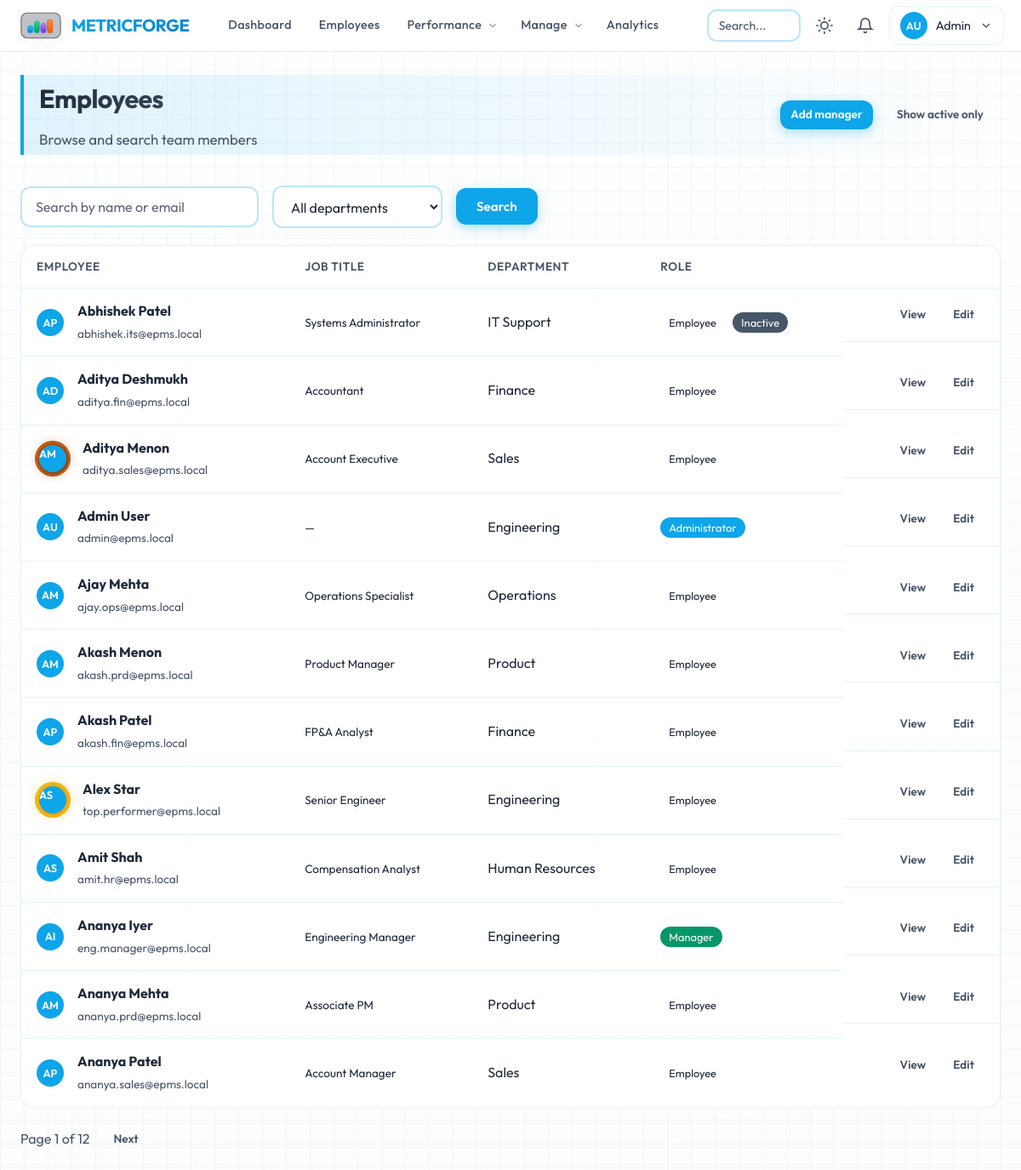
The app's page /employees/?inactive=1 (signed in) with its own data.
### app/models/user.py (models this page shows, shortened)
class User(UserMixin, db.Model):
    __tablename__ = "users"
    id = db.Column(db.Integer, primary_key=True)
    email = db.Column(db.String(120), unique=True, nullable=False, index=True)
    username = db.Column(db.String(80), unique=True, nullable=False, index=True)
    password_hash = db.Column(db.String(256), nullable=False)
    first_name = db.Column(db.String(80), nullable=False)
    last_name = db.Column(db.String(80), nullable=False)
    avatar_url = db.Column(db.String(256), nullable=True)
    role = db.Column(db.String(20), nullable=False, default=Role.EMPLOYEE)
    department_id = db.Column(db.Integer, db.ForeignKey("departments.id"), nullable=True)
    manager_id = db.Column(db.Integer, db.ForeignKey("users.id"), nullable=True)
    job_title = db.Column(db.String(120), nullable=True)
    phone = db.Column(db.String(24), nullable=True)
    is_active = db.Column(db.Boolean, default=True, nullable=False)
    created_at = db.Column(db.DateTime, default=datetime.utcnow)
    updated_at = db.Column(db.DateTime, default=datetime.utcnow, onupdate=datetime.utcnow)
    last_login = db.Column(db.DateTime, nullable=True)
    department = db.relationship("Department", foreign_keys=[department_id], backref=db.backref("members", lazy="dynamic"))
    manager = db.relationship("User", remote_side=[id], backref=db.backref("direct_reports", lazy="dynamic"))
    @property
    def full_name(self):
        return f"{self.first_name} {self.last_name}"
    def is_admin(self):
        return self.role == Role.ADMIN
    def is_manager(self):
        return self.role in (Role.ADMIN, Role.MANAGER)
    def can_manage_user(self, other):
        if other is None:
            return False
        if self.is_admin():
            return True

### app/models/department.py (models this page shows, shortened)
class Department(db.Model):
    __tablename__ = "departments"
    id = db.Column(db.Integer, primary_key=True)
    name = db.Column(db.String(120), nullable=False, unique=True)
    code = db.Column(db.String(20), nullable=True, unique=True)
    description = db.Column(db.Text, nullable=True)
    image_url = db.Column(db.String(255), nullable=True)
    head_id = db.Column(db.Integer, db.ForeignKey("users.id"), nullable=True)
    created_at = db.Column(db.DateTime, default=db.func.now())
    updated_at = db.Column(db.DateTime, default=db.func.now(), onupdate=db.func.now())
    head = db.relationship("User", foreign_keys=[head_id], backref=db.backref("headed_departments", lazy="dynamic"))

### app/routes/employees.py (the view, shortened to what this page needs)
@employees_bp.route("/")
@login_required
def index():
    q = request.args.get("q", "").strip()
    dept_id = request.args.get("department", type=int)
    page = request.args.get("page", 1, type=int)
    include_inactive = current_user.is_admin() and request.args.get("inactive") == "1"
    query = User.query
    if not include_inactive:
        query = query.filter_by(is_active=True)
    if not current_user.is_admin():
        query = query.filter(User.role != Role.ADMIN)
    if not current_user.is_admin() and current_user.department_id is not None:
        query = query.filter(User.department_id == current_user.department_id)
        dept_id = current_user.department_id  # ignore URL dept filter for non-admin
    if dept_id:
        query = query.filter(User.department_id == dept_id)
    query = query.order_by(User.first_name, User.last_name)
    pagination = query.paginate(page=page, per_page=12)
    if current_user.is_admin():
        departments = Department.query.order_by(Department.name).all()
    else:
        departments = [current_user.department] if current_user.department else []
    return render_template(
        "employees/index.html",
        pagination=pagination,
        departments=departments,
        q=q,
        dept_id=dept_id,
        include_inactive=include_inactive,
    )

### app/utils/performance.py (called while the page is built)
def _clamp(value: Optional[float], minimum: float = 0.0, maximum: float = 100.0) -> Optional[float]:
    if value is None:
        return None
    return max(minimum, min(maximum, float(value)))

def compute_user_latest_score(
    user_id: int,
    months: int = 3,
    start_date: Optional[datetime] = None,
    end_date: Optional[datetime] = None,
) -> Optional[float]:
    from datetime import timedelta
    if end_date is None:
        end_date = datetime.utcnow()
    if start_date is None:
        start_date = end_date - timedelta(days=months * 31)
    series = compute_user_performance_series(
        user_id=user_id,
        start_date=start_date,
        end_date=end_date,
        max_points=months,
    )
    if not series:
        return None
    scores = [s for _, s in series]
    return round(sum(scores) / len(scores), 1)

### app/utils/rankings.py (called while the page is built)
def get_employees_with_scores(
    department_id: Optional[int] = None,
    months: int = RANKING_MONTHS,
) -> List[Tuple[User, float]]:
    query = User.query.filter(
        User.role == Role.EMPLOYEE,
        User.is_active.is_(True),
        User.department_id.isnot(None),
    )
    if department_id is not None:
        query = query.filter(User.department_id == department_id)
    users = query.all()
    result = []
    for u in users:
        score = compute_user_latest_score(u.id, months=months)
        result.append((u, score if score is not None else 0.0))
    result.sort(key=lambda x: x[1], reverse=True)
    return result

def get_overall_top_performers(
    top_n: int = 3,
    months: int = RANKING_MONTHS,
) -> List[Tuple[User, float]]:
    return get_employees_with_scores(department_id=None, months=months)[:top_n]

### app/templates/employees/index.html (shortened to what this page needs)
{% extends "base.html" %}
{% block content %}
<div class="page-header reveal">
    <div class="flex justify-between align-center flex-wrap gap-2">
        <div>
            <h1 class="page-title">Employees</h1>
            <p class="page-subtitle">Browse and search team members</p>
        </div>
            <div class="flex gap-2 flex-wrap">
                {% if current_user.is_admin() %}
                <a href="{{ url_for('employees.create_manager') }}" class="btn btn-primary btn-sm">Add manager</a>
                <a href="{{ url_for('employees.index') }}{% if not include_inactive %}?inactive=1{% endif %}" class="btn btn-ghost btn-sm">
                    {% if include_inactive %}Show active only{% else %}Include deactivated{% endif %}
                </a>
                {% endif %}
            </div>
    </div>
</div>
<div class="toolbar reveal">
    <form method="get" action="{{ url_for('employees.index') }}" class="search-form flex gap-2 align-center flex-wrap">
        <input type="search" name="q" value="{{ q }}" class="form-control" style="max-width:280px;" placeholder="Search by name or email">
        <select name="department" class="form-control" style="max-width:200px;">
            <option value="">All departments</option>
        </select>
        <button type="submit" class="btn btn-primary">Search</button>
    </form>
</div>
<div class="table-wrap reveal">
    <table class="table table-interactive">
        <thead>
            <tr>
                <th>Employee</th>
                <th>Job title</th>
                <th>Department</th>
                <th>Role</th>
                <th></th>
            </tr>
        </thead>
        <tbody>
            {% for u in pagination.items %}
            <tr class="table-row-clickable" {% if current_user.can_manage_user(u) or current_user.id == u.id %}data-href="{{ url_for('employees.view', user_id=u.id) }}"{% endif %}>
                <td>
                    <div class="flex align-center gap-2">
                        {% if u.id in overall_top_3_ids %}
                        <span class="avatar-overall-top-wrap rank-{{ overall_top_3_ids.index(u.id) + 1 }}">
                        {% endif %}
                        {% if u.avatar_url %}
                        <img src="{{ url_for('static', filename=u.avatar_url) }}" alt="" class="avatar-sm">
                        {% else %}
                        <span class="avatar-placeholder">{{ (u.first_name[0] + u.last_name[0])|upper }}</span>
                        {% endif %}
                        {% if u.id in overall_top_3_ids %}
                        </span>
                        {% endif %}
                        <div>
                            <strong>{{ u.full_name }}</strong>
                            <br><span class="text-muted text-detail">{{ u.email }}</span>
                        </div>
                    </div>
                </td>
                <td><span class="text-detail">{{ u.job_title or '—' }}</span></td>
                <td>{{ u.department.name if u.department else '—' }}</td>
                <td>
                    <span class="badge badge-{{ u.role }}" data-tooltip="{% if u.role == 'admin' %}Full system access{% elif u.role == 'manager' %}Manages direct reports{% else %}Team member{% endif %}">{% if u.role == 'admin' %}Administrator{% elif u.role == 'manager' %}Manager{% else %}Employee{% endif %}</span>
                    {% if not u.is_active %}<span class="badge badge-inactive">Inactive</span>{% endif %}
                </td>
                <td class="employee-actions">
                    {% if current_user.can_manage_user(u) or current_user.id == u.id %}
                    <a href="{{ url_for('employees.view', user_id=u.id) }}" class="btn btn-ghost btn-sm">View</a>
                    {% endif %}
                    {% if current_user.can_manage_user(u) %}
                    <a href="{{ url_for('employees.edit', user_id=u.id) }}" class="btn btn-ghost btn-sm">Edit</a>
                    {% endif %}
                </td>
            </tr>
            {% endfor %}
        </tbody>
    </table>
</div>
{% if pagination.pages > 1 %}
<nav class="pagination reveal">
    <span class="text-muted">Page {{ pagination.page }} of {{ pagination.pages }}</span>
    {% if pagination.has_next %}<a href="{{ url_for('employees.index', page=pagination.next_num, q=q, department=dept_id) }}" class="btn btn-ghost btn-sm">Next</a>{% endif %}
</nav>
{% endif %}
{% endblock %}

### app/templates/base.html (shortened to what this page needs)
<!DOCTYPE html>
<html lang="en" data-theme="light">
<head>
    <link rel="stylesheet" href="{{ url_for('static', filename='css/main.css') }}">
</head>
<body class="page-wrap">
    {% if current_user.is_authenticated %}
    <header class="main-header">
        <div class="header-inner">
            <a href="{{ url_for('dashboard.home') }}" class="logo logo-bar-graph" id="main-logo" role="button" aria-label="MetricForge home">
                <span class="logo-text">MetricForge</span>
            </a>
            <nav class="main-nav" aria-label="Main">
                <a href="{{ url_for('dashboard.home') }}" class="nav-link" data-tooltip="Overview, goals &amp; activity">Dashboard</a>
                <a href="{{ url_for('employees.index') }}" class="nav-link" data-tooltip="Browse team members">Employees</a>
                <div class="nav-item-dropdown">
                    <a href="#" class="nav-link nav-dropdown-trigger" onclick="return false;">
                        Performance
                        <svg class="chevron-icon" viewBox="0 0 24 24" fill="none" stroke="currentColor" stroke-width="2"><polyline points="6 9 12 15 18 9"/></svg>
                    </a>
                </div>
                {% if current_user.is_manager() or current_user.is_admin() %}
                <div class="nav-item-dropdown">
                    <a href="#" class="nav-link nav-dropdown-trigger" onclick="return false;">
                        Manage
                        <svg class="chevron-icon" viewBox="0 0 24 24" fill="none" stroke="currentColor" stroke-width="2"><polyline points="6 9 12 15 18 9"/></svg>
                    </a>
                </div>
                {% endif %}
                <a href="{{ url_for('analytics.index') }}" class="nav-link" data-tooltip="Org analytics">Analytics</a>
            </nav>
            <div class="header-actions">
                <div class="search-wrap">
                    <input type="search" id="global-search" class="search-input" placeholder="Search..." autocomplete="off">
                </div>
                <button type="button" class="btn-icon theme-toggle" id="theme-toggle" aria-label="Toggle theme">
                    <svg class="icon-sun" viewBox="0 0 24 24" fill="none" stroke="currentColor" stroke-width="2" stroke-linecap="round"><circle cx="12" cy="12" r="5"/><path d="M12 1v2M12 21v2M4.22 4.22l1.42 1.42M18.36 18.36l1.42 1.42M1 12h2M21 12h2M4.22 19.78l1.42-1.42M18.36 5.64l1.42-1.42"/></svg>
                </button>
                <a href="{{ url_for('notifications.index') }}" class="btn-icon notif-link" aria-label="Notifications">
                    <svg viewBox="0 0 24 24" fill="none" stroke="currentColor" stroke-width="2" stroke-linecap="round"><path d="M18 8A6 6 0 0 0 6 8c0 7-3 9-3 9h18s-3-2-3-9"/><path d="M13.73 21a2 2 0 0 1-3.46 0"/></svg>
                </a>
                <div class="user-menu-wrap">
                    <button type="button" class="user-menu-btn" id="user-menu-btn" aria-expanded="false">
                        {% if current_user.avatar_url %}
                        <img src="{{ url_for('static', filename=current_user.avatar_url) }}" alt="" class="avatar-sm">
                        {% else %}
                        <span class="avatar-placeholder">{{ (current_user.first_name[0] + current_user.last_name[0])|upper }}</span>
                        {% endif %}
                        <span class="user-name">{{ current_user.first_name }}</span>
                        <svg class="chevron-icon" viewBox="0 0 24 24" fill="none" stroke="currentColor" stroke-width="2"><polyline points="6 9 12 15 18 9"/></svg>
                    </button>
                </div>
            </div>
        </div>
    </header>
    <main class="main-content">
        {% block content %}{% endblock %}
    </main>
    {% endif %}
</body>
</html>

### app/templates/employees/index.html (style rules this page uses)
.toolbar { margin-bottom: 20px; }
.badge { padding: 4px 10px; border-radius: 999px; font-size: 0.8rem; }
.badge-admin { background: var(--accent); color: #fff; }
.badge-manager { background: var(--success); color: #fff; }
.badge-employee { background: var(--glass); color: var(--text); }
.badge-inactive { background: var(--text-muted); color: #fff; margin-left: 6px; }
.employee-actions { display: flex; gap: 8px; flex-wrap: wrap; }
.text-detail { font-size: 0.85rem; }
.pagination { display: flex; align-items: center; gap: 16px; margin-top: 20px; }

### records on screen
User: first_name+last_name "AU", first_name "Admin", (u.first_name[0]+u.last_name[0])|upper "AU", full_name "Admin User", email "admin@epms.local", job_title "—", department "Engineering", role "Administrator"
User: (u.first_name[0]+u.last_name[0])|upper "AP", full_name "Abhishek Patel", email "abhishek.its@epms.local", job_title "Systems Administrator", department "IT Support", role "Employee", is_active "Inactive"
User: (u.first_name[0]+u.last_name[0])|upper "AD", full_name "Aditya Deshmukh", email "aditya.fin@epms.local", job_title "Accountant", department "Finance", role "Employee"
User: (u.first_name[0]+u.last_name[0])|upper "AM", full_name "Aditya Menon", email "aditya.sales@epms.local", job_title "Account Executive", department "Sales", role "Employee"
User: (u.first_name[0]+u.last_name[0])|upper "AM", full_name "Ajay Mehta", email "ajay.ops@epms.local", job_title "Operations Specialist", department "Operations", role "Employee"
User: (u.first_name[0]+u.last_name[0])|upper "AM", full_name "Akash Menon", email "akash.prd@epms.local", job_title "Product Manager", department "Product", role "Employee"
User: (u.first_name[0]+u.last_name[0])|upper "AP", full_name "Akash Patel", email "akash.fin@epms.local", job_title "FP&A Analyst", department "Finance", role "Employee"
User: (u.first_name[0]+u.last_name[0])|upper "AS", full_name "Alex Star", email "top.performer@epms.local", job_title "Senior Engineer", department "Engineering", role "Employee"
User: (u.first_name[0]+u.last_name[0])|upper "AS", full_name "Amit Shah", email "amit.hr@epms.local", job_title "Compensation Analyst", department "Human Resources", role "Employee"
User: (u.first_name[0]+u.last_name[0])|upper "AI", full_name "Ananya Iyer", email "eng.manager@epms.local", job_title "Engineering Manager", department "Engineering", role "Manager"
User: (u.first_name[0]+u.last_name[0])|upper "AM", full_name "Ananya Mehta", email "ananya.prd@epms.local", job_title "Associate PM", department "Product", role "Employee"
User: (u.first_name[0]+u.last_name[0])|upper "AP", full_name "Ananya Patel", email "ananya.sales@epms.local", job_title "Account Manager", department "Sales", role "Employee"

### other values on screen
{{ pagination.page }} "1"
{{ pagination.pages }} "12"
